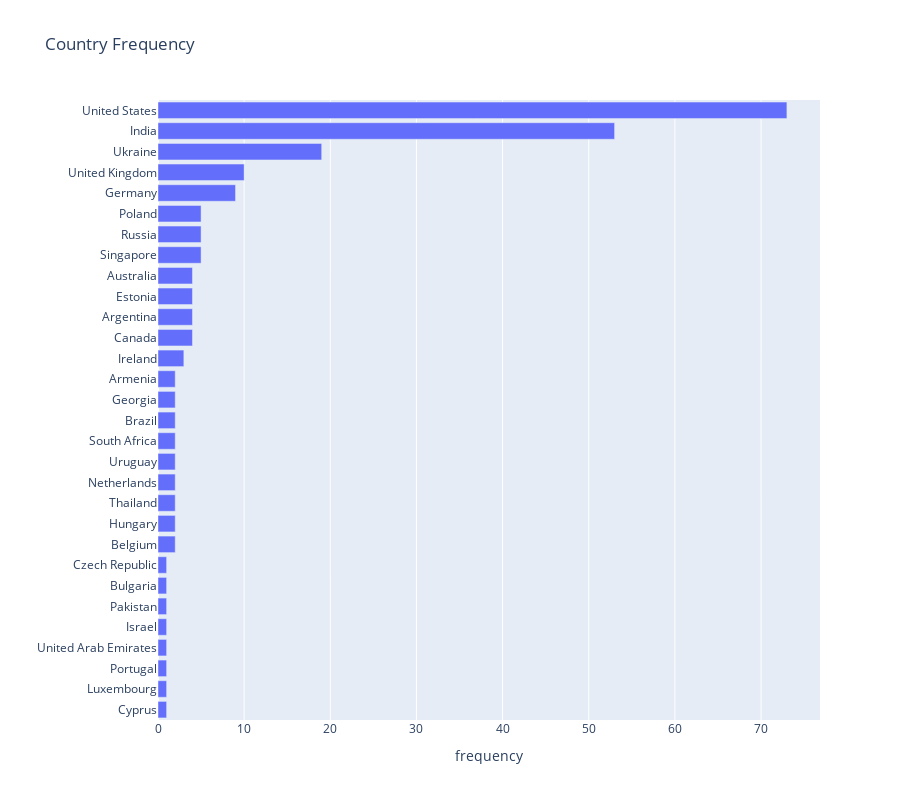

Write notebook code for a chart like this one.
### Code cell
px.bar(y=locations.index, x=locations.values, width=900, height=800, 
       title= 'Country Frequency', labels={'y':'', 'x':'frequency'})

### Figure 1 — Plotly figure (JSON) as saved in the notebook; plotly's stock layout.template omitted (floating-point values rounded to 4 significant figures)
{"data": [{"alignmentgroup": "True", "hovertemplate": "frequency=%{x}<br>=%{y}<extra></extra>", "legendgroup": "", "marker": {"color": "#636efa", "pattern": {"shape": ""}}, "name": "", "offsetgroup": "", "orientation": "h", "showlegend": false, "textposition": "auto", "type": "bar", "x": [1, 1, 1, 1, 1, 1, 1, 1, 2, 2, 2, 2, 2, 2, 2, 2, 2, 3, 4, 4, 4, 4, 5, 5, 5, 9, 10, 19, 53, 73], "xaxis": "x", "y": ["Cyprus", "Luxembourg", "Portugal", "United Arab Emirates", "Israel", "Pakistan", "Bulgaria", "Czech Republic", "Belgium", "Hungary", "Thailand", "Netherlands", "Uruguay", "South Africa", "Brazil", "Georgia", "Armenia", "Ireland", "Canada", "Argentina", "Estonia", "Australia", "Singapore", "Russia", "Poland", "Germany", "United Kingdom", "Ukraine", "India", "United States"], "yaxis": "y"}], "layout": {"barmode": "relative", "height": 800, "legend": {"tracegroupgap": 0}, "title": {"text": "Country Frequency"}, "width": 900, "xaxis": {"anchor": "y", "domain": [0, 1], "title": {"text": "frequency"}}, "yaxis": {"anchor": "x", "domain": [0, 1], "title": {"text": ""}}}}
